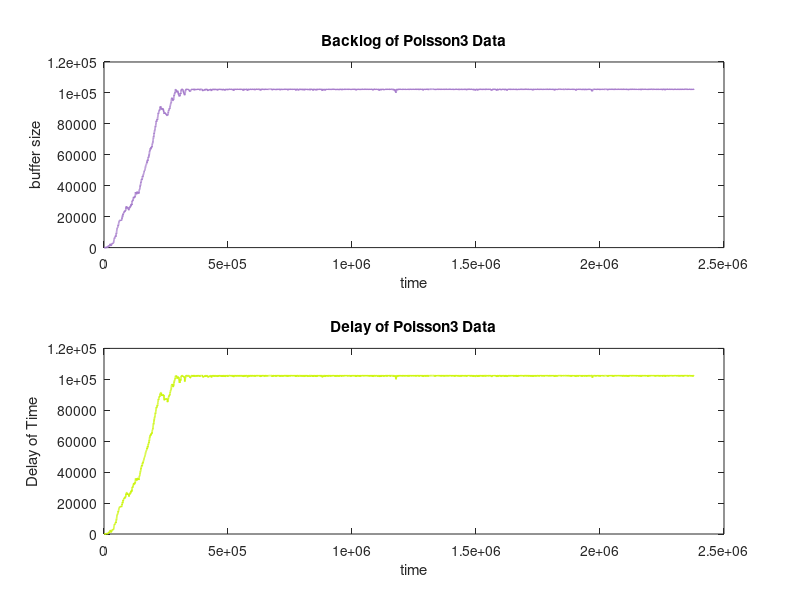
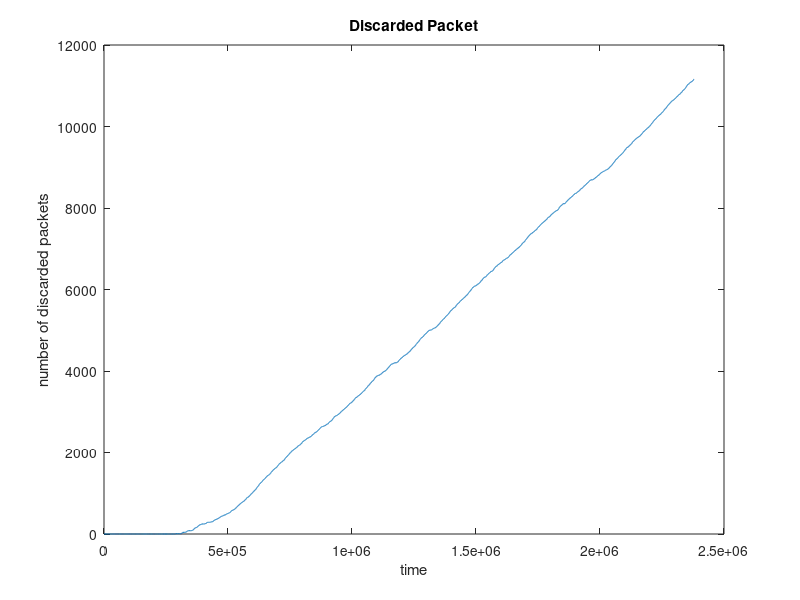

The MATLAB source for these figures, in order:
clc;clear all;
%%%%%%%%%%%%%%%%%%%%%%%%%%%%%%%%%%%%%%%%%%%%%%%%%%%%%%%%%%%%%%%%%%%
%Reading data from a file
%Note that time is in micro seconds and packetsize is in Bytes
%%%%%%%%%%%%%%%%%%%%%%%%%%%%%%%%%%%%%%%%%%%%%%%%%%%%%%%%%%%%%%%%%%%
[time_b, packetsize_b, buffersize_b, dropPkt] = textread('ps_fifo9.txt', '%f %f %f %f');

i = 2;
time_2 = zeros(1,20000,'double');
buffersize = zeros(1,20000, 'double');
delay = zeros(1,20000, 'double');
drop = zeros(1,20000, 'double');

while i<=20000
    time_2(i) = time_2(i-1)+time_b(i);
    buffersize(i) = buffersize_b(i);
    % the delay time is the same as the same as the backlog of the packet
    % as long as there is a backlog, then the packet can be sent after all
    % the packet arrives before has been sent
    delay(i) = buffersize_b(i-1);
    drop(i) = dropPkt(i);
    i=i+1;
end


figure(1);
subplot(2,1,1);
plot(time_2, buffersize, 'Color',[rand(1),rand(1),rand(1)], 'LineWidth',1.2);
title('Backlog of Poisson3 Data');
xlabel('time');
ylabel('buffer size');

subplot(2,1,2);
plot(time_2, delay, 'Color', [rand(1),rand(1),rand(1)], 'LineWidth', 1.2);
title('Delay of Poisson3 Data');
xlabel('time');
ylabel('Delay of Time');

figure(2);
plot(time_2, drop)
title('Discarded Packet');
xlabel('time');
ylabel('number of discarded packets');
